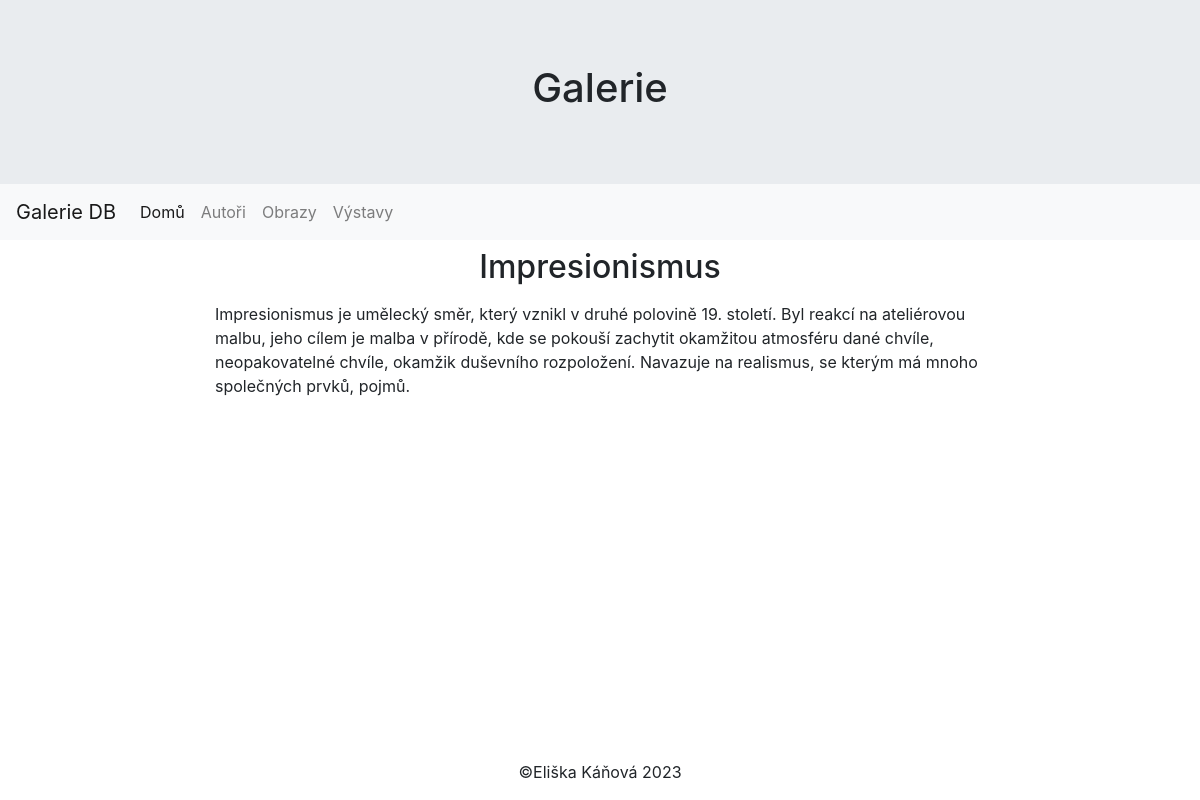
Screenshot of /galeriedb/vystavy-list/1 with the database file from the repository.
### galeriedb/models.py (models this page shows, shortened)
class Vystava(models.Model):
    nazev = models.CharField(max_length=80, verbose_name="Název výstavy", help_text="Zadejte název výstavy")
    popis = models.TextField(max_length=4000, blank=True, null=True, help_text="Zadejte popis výstavy")
    mistnosti = models.ManyToManyField("Mistnosti", verbose_name="Čísla místností", help_text="Zadejte číslo místnosti")
    obrazy = models.ManyToManyField("Obrazy", verbose_name="Obrazy na výstavě", help_text="Zadejte obrazy na výstavě")
    class Meta:
        ordering = ['nazev']
        verbose_name = 'Vystava'
        verbose_name_plural = 'Vystavy'

### galeriedb/views.py (the view)
# urls.py: path('vystavy-list/<int:pk>', views.VystavyDetailView.as_view(), name='vystava'),
class VystavyDetailView(DetailView):
    model = Vystava
    context_object_name = 'vystava'
    template_name = 'vystavy/vystavy_detail.html'

### galeriedb/templates/vystavy/vystavy_detail.html (shortened to what this page needs)
{% extends "base.html" %}
{% block content %}
<div class="container-fluid">
    <h2 class="text-center p-2">{{vystava.nazev}}</h2>
</div>
<div class="row">
    <div class="col-sm-2"></div>
    <div class="col-sm-8">
        {{vystava.popis}}
    </div>
    <div class="col-sm-2">
    </div>
</div>
{% endblock %}

### rows the page displays
Vystava: nazev "Impresionismus", popis "Impresionismus je umělecký směr, který vznikl v druhé polovině 19. století. Byl reakcí na ateliérovou malbu, jeho cílem je malba v přírodě, kde se pokouší zachytit okamžitou atmosféru dané chvíle, neopakovatelné chvíle, okamžik duševního rozpoložení. Navazuje na realismus, se kterým má mnoho společných prvků, pojmů."
